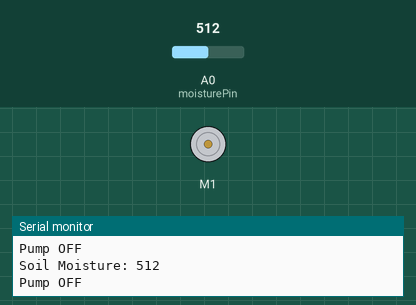
A sketch run on a simulated Arduino Uno, built with avr-gcc and run on an emulated ATmega328P. On the bench: DC motor (green arrow = forward, orange = backward, longer = faster), the last lines printed to the serial monitor. Inputs (shaded band) come from the test bench; at power-on: A0 (moisturePin) = 512.

Above: at 1.8 s.
1.9 s: A0 (moisturePin) set to 484
At 2.9 s:
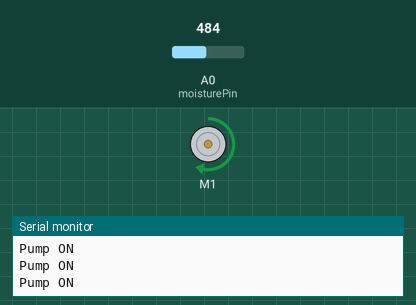
3.5 s: A0 (moisturePin) set to 510
At 4.2 s:
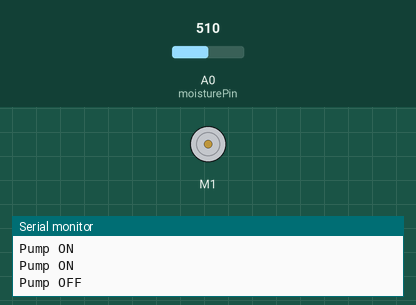
5.1 s: A0 (moisturePin) set to 490
At 7.0 s:
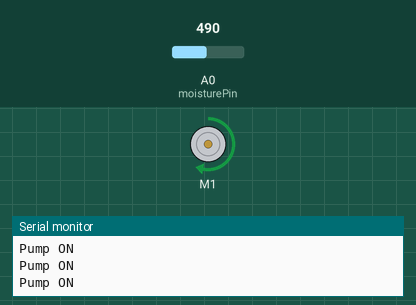
Timing chart, 0 to 8.5 s (numbered marks = the images above; inputs shaded):
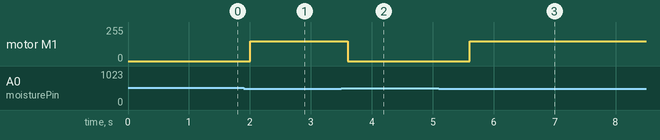

The sketch:

R52._Automated_Plant_Watering_System.ino
```cpp
/*
Components Used:
- Arduino Board
- Motor Shield
- Soil Moisture Sensor
- Water Pump
- Breadboard
- Jumper Wires
*/

#include <AFMotor.h>

AF_DCMotor pump(1);  // Water pump connected to Motor Shield
int moisturePin = A0;  // Soil moisture sensor connected to Analog Pin A0

void setup() {
  pinMode(moisturePin, INPUT);  // Set moisture sensor as input
  pump.setSpeed(150);           // Set pump speed
  Serial.begin(9600);           // Initialize serial communication
}

void loop() {
  int moistureValue = analogRead(moisturePin);  // Read soil moisture level
  Serial.print("Soil Moisture: ");
  Serial.println(moistureValue);

  // Run pump until moisture level exceeds 500
  while (moistureValue < 500) {
    pump.run(FORWARD);  // Start pump
    Serial.println("Pump ON");
    delay(200);  // Short delay to avoid rapid sensor reads
    moistureValue = analogRead(moisturePin);  // Read updated sensor value
  }

  pump.run(RELEASE);  // Stop pump when moisture level is sufficient
  Serial.println("Pump OFF");

  delay(1000);  // Wait before next check
}
```

Measured:
- the behaviour switches between 500 and 499 on A0 (moisturePin) (found by bisection; images 0 and 1)
- after the input at 1.9 s, motor M1: stopped → forward 150/255 after 0.10 s
- after the input at 3.5 s, motor M1: forward 150/255 → stopped after 0.10 s
- after the input at 5.1 s, motor M1: stopped → forward 150/255 after 0.51 s
